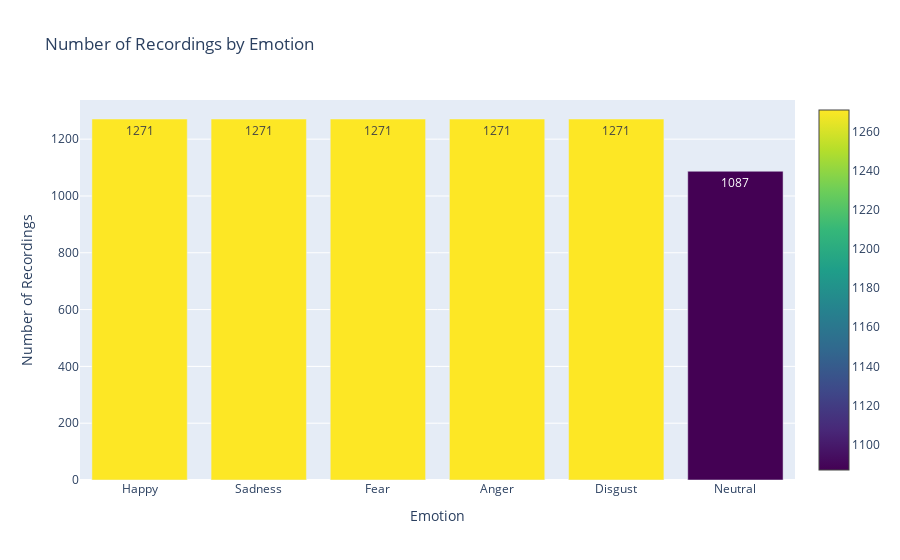

This figure's notebook cell:
### Markdown cell above
### 2.2. Emotion Distribution

Let's visualize the distribution of emotions in the dataset:

### Code cell
# Count recordings by emotion
emotion_counts = df['emotion'].value_counts()

# Create emotion name mapping
emotion_names = {
    'ANG': 'Anger',
    'DIS': 'Disgust',
    'FEA': 'Fear',
    'HAP': 'Happy',
    'NEU': 'Neutral',
    'SAD': 'Sadness'
}

# Plot distribution using plotly
trace = go.Bar(
    x=[emotion_names.get(e, e) for e in emotion_counts.index],
    y=emotion_counts.values,
    marker=dict(color=emotion_counts.values, colorscale='Viridis', showscale=True),
    text=emotion_counts.values,
    textposition='auto'
)
layout = go.Layout(
    title='Number of Recordings by Emotion',
    xaxis=dict(title='Emotion'),
    yaxis=dict(title='Number of Recordings')
)
py.iplot(go.Figure(data=[trace], layout=layout))

### Figure 1 — Plotly figure (JSON) as saved in the notebook; plotly's stock layout.template omitted (floating-point values rounded to 4 significant figures)
{"data": [{"marker": {"color": [1271, 1271, 1271, 1271, 1271, 1087], "colorscale": [[0, "#440154"], [0.1111, "#482878"], [0.2222, "#3e4989"], [0.3333, "#31688e"], [0.4444, "#26828e"], [0.5556, "#1f9e89"], [0.6667, "#35b779"], [0.7778, "#6ece58"], [0.8889, "#b5de2b"], [1, "#fde725"]], "showscale": true}, "text": [1271.0, 1271.0, 1271.0, 1271.0, 1271.0, 1087.0], "textposition": "auto", "type": "bar", "x": ["Happy", "Sadness", "Fear", "Anger", "Disgust", "Neutral"], "y": [1271, 1271, 1271, 1271, 1271, 1087]}], "layout": {"title": {"text": "Number of Recordings by Emotion"}, "xaxis": {"title": {"text": "Emotion"}}, "yaxis": {"title": {"text": "Number of Recordings"}}}}
